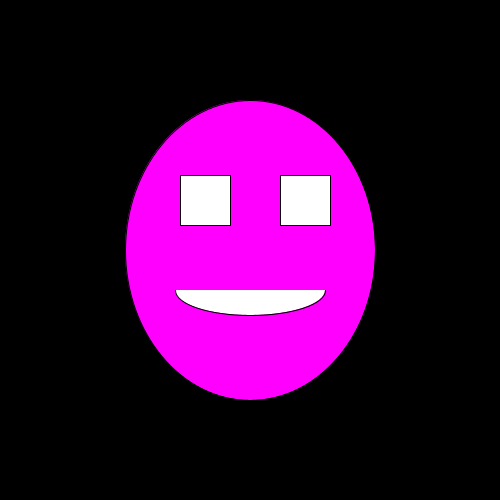
Frame 1 (no input)
Frame 60 (the mouse pressed at the canvas centre just before this capture): identical to frame 1, image omitted
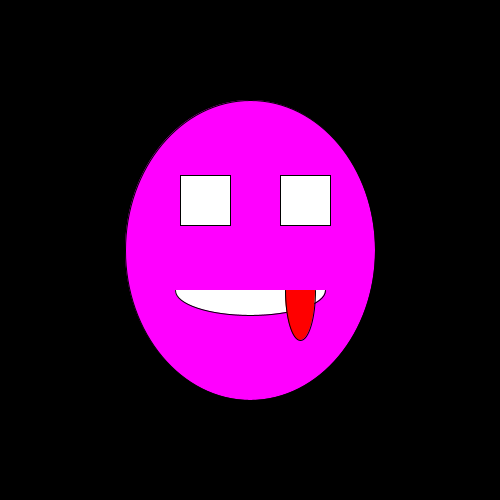
Frame 120 (the mouse held since frame 60 and released just before this capture)

The Processing sketch that drew these frames (run headless with seeded random() and noise(); from frame 60 on, the mouse is pressed at the canvas centre):

// Processing sketch: processing_184800
// ── processing_184800.pde

boolean premut=false;

void setup(){
  size(500, 500);
}

void draw(){
  background(0,0,0);
  println(mouseX + ":" + mouseY);
  fill (255,0,255);
  ellipse (250,250,250,300);
  fill (255,255,255);
  rect (280, 175, 50, 50);
  rect (180, 175, 50, 50);
  arc (250, 290, 150, 50, 0, PI);
  if (premut == true){
    fill (255,0,0);
     arc (300, 290, 30, 100, 0, PI);
  }
  
}

void mousePressed (){
  if (premut == false){
  premut = true;
  }
  else {
   premut = false; 
  }
}
